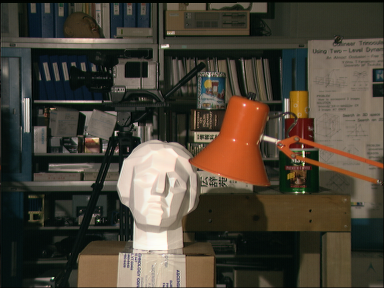
#> input picture data/tsukuba.png, 384 x 288 px
$ jupyter execute --allow-errors 10_02_Histograms_Equalization.ipynb   (shell and % lines are left out)
#> lines starting #> are read from the running program, lines starting #| are printed output that depends on the picture
[cell 1]
import cv2
import numpy as np
import matplotlib.pyplot as plt

# 目标
- 学习直方图均衡化的概念，然后用该技术改善图像的对比度

# 1. 理论
若一幅图像的像素值聚集于某一个范围之内，例如一幅明亮的图像所有的像素都有较高的亮度值。但是一幅好的图像，像素值应该分布在整个像素值区间中，如0-255。如下图所示，需要拉伸直方图的两个端点，这就是直方图均衡化的目的。通常该操作可以改善图像的对比度。

更多的直方图均衡化的细节可以阅读[Wikipedia](http://en.wikipedia.org/wiki/Histogram_equalization)，该文档解释了直方图拉伸的原理和示例。下面首先用Numpy来实现，在后面的例子中再使用OpenCV的函数。

对图像进行该操作：

[cell 2]
img = cv2.imread('../data/wiki.jpg', cv2.IMREAD_GRAYSCALE)

#> (the rest of this cell did not finish here and is left out)

可以看到直方图集中于较亮的区域，接下来要把直方图拉伸到整个频谱上。因此需要一个变换函数，该函数将输入像素的值拉伸到整个亮度区域（0-255）。这就是直方图均衡化所做的工作。

首先找到直方图中除0之外的最小值，然后应用wiki页面中方法。下面的代码中使用了numpy中掩码数组的概念。对于掩码数组来说，所有的操作都在非掩码的元素上执行。可以阅读Numpy的掩码数组文档获得更多细节。

#> (a cell that did not finish here is left out)

现在得到了每一个输入像素值对应的输出像素的值。然后应用变换：

#> (a cell that did not finish here is left out)

计算新图像的直方图：

#> (a cell that did not finish here is left out)

#> (a cell that did not finish here is left out)

直方图均衡化的另外一个重要的特性是：即使图像非常暗，也能得到近似的结果。因为该操作可以将图像调整至相同的亮度条件。这在很多情况下都很有用，例如在人脸识别中，在训练人脸数据之前首先用直方图均衡化将它们的亮度条件调整一致。

# 2. 利用OpenCV进行直方图均衡化
OpenCV中提供了**cv2.equalizeHist()**来实现直方图均衡化，它输入一幅灰度图像，输出为直方图均衡化之后的图像。

下面的代码使用了与之前相同的图像：

[cell 7]
img = cv2.imread('../data/wiki.jpg', cv2.IMREAD_GRAYSCALE)
equ = cv2.equalizeHist(img)
res = np.hstack((img, equ))
#> (the rest of this cell did not finish here and is left out)

可以用不同光照条件的不同图像进行均衡化，来查看结果。

直方图均衡化对于图像中像素值集中于有限区域的情况非常有效。但对于像素分布覆盖了很大亮度区域且直方图方差很大的情况（既有非常亮的像素，也有非常暗的像素），直方图均衡化效果不够好。请查看更多资源中关于SOF的链接。

# 3. CLAHE（Contrast Limited Adaptive Histogram Equalization）
在前面的算法中，关注的是图像的全局对比度。在很多情况，这不是一个好的方法。例如下面的图像显示了输入图像和直方图均衡化后的结果：
背景的对比度确实得到了改善，但是通过对比两幅图像中雕像面部，直方图均衡化后由于过亮损失了大量信息。这是因为像素的亮度值并没有集中在一个特定区域。

为了解决这一问题，需要使用**自适应直方图均衡化**。在这种技术中，图像被分为小块（在OpenCV中每个小块的大小默认为8x8）。然后每个小块进行直方图均衡化。因此在一个小的区域，直方图被限制在一个小的范围（除非存在噪声）。如果存在噪声，噪声将被放大。为了避免噪声的影响，需要应用**对比度限制**。如果任何一个直方图的bins大于指定的对比度限制（OpenCV中默认为40），这些像素值将被截断，在进行直方图均值化之前，均匀分布到其他bins中。均衡化后移除人工生成的边界，用双线性插值计算边界的值。

下面的代码展示了在OpenCV中，如何使用CLAHE：

[cell 8]
img = cv2.imread('../data/tsukuba.png', cv2.IMREAD_GRAYSCALE)
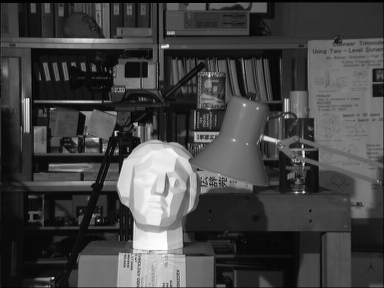
#> img: shape (288, 384); min 0, max 253, mean 67.8

clahe = cv2.createCLAHE(clipLimit=0.2, tileGridSize=(8, 8))
cl1 = clahe.apply(img)

res = np.hstack((img, cl1))
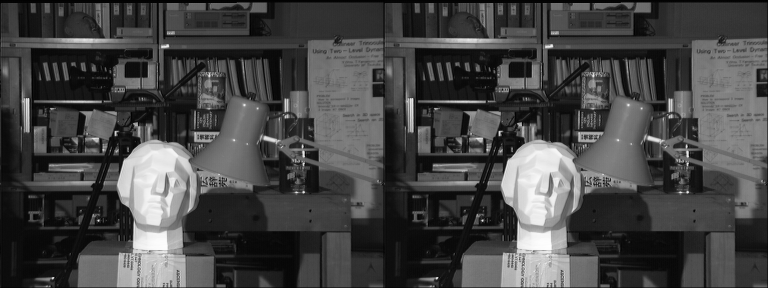
#> res: shape (288, 768); min 0, max 254, mean 69.8

plt.imshow(res, 'gray')

$ run again, with data/aloeGT.png copied over data/tsukuba.png
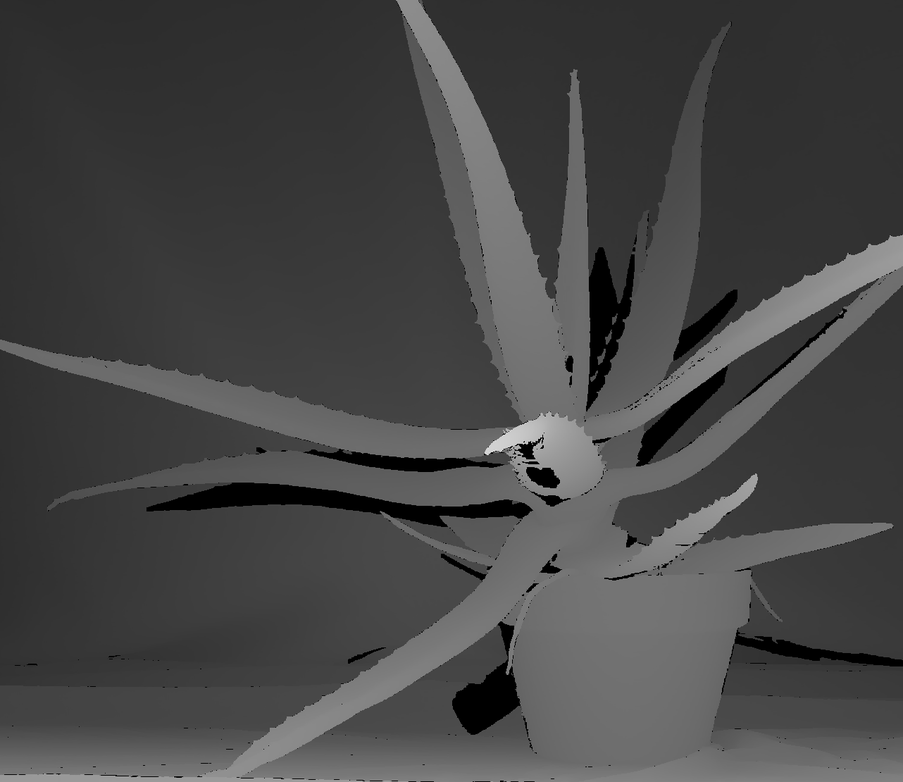
#> input picture data/aloeGT.png, 903 x 782 px, shrunk from 1282 x 1110 before the run
#> img is the input picture: shape (782, 903); min 0, max 233, mean 69.8
#> `res = np.hstack((img, cl1))`:
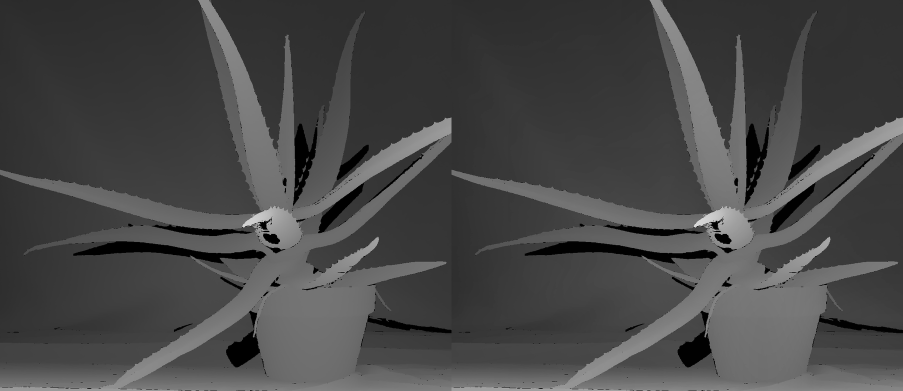
#> res: shape (782, 1806) (shown at 1/2 size); min 0, max 236, mean 71.1

$ run again, with data/basketball1.png copied over data/tsukuba.png
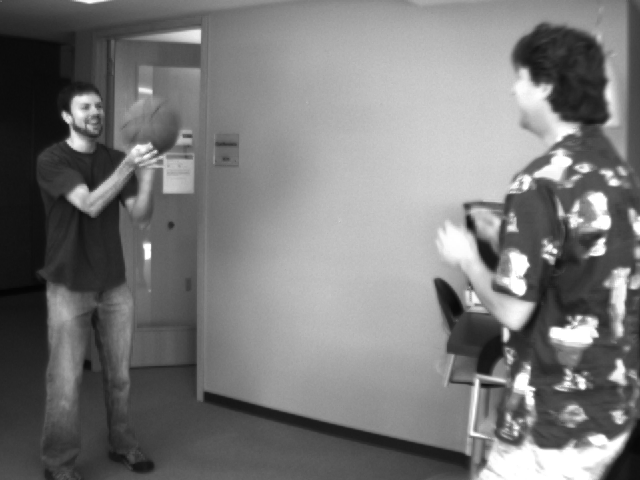
#> input picture data/basketball1.png, 640 x 480 px
#> img is the input picture: shape (480, 640); min 4, max 255, mean 120.3
#> `res = np.hstack((img, cl1))`:
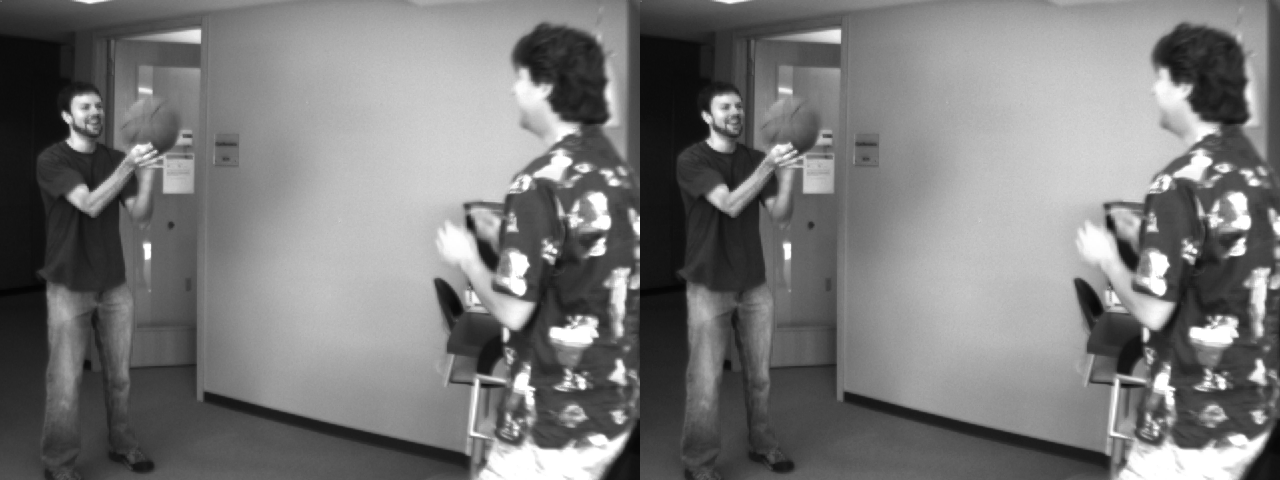
#> res: shape (480, 1280); min 4, max 255, mean 120.8
